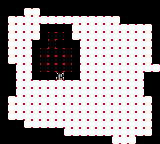

This game map was drawn from its Tiled (.tmx) file and the tilesets committed beside it. A one-line description and the full map source follow:
An orthogonal 20x18 tile map with 8x8 px tiles, 3 tile layers (Types, Collision, Warps), 3 tilesets.

<map version="1.9" tiledversion="1.9.0" orientation="orthogonal" renderorder="right-down" width="20" height="18" tilewidth="8" tileheight="8" infinite="0" nextlayerid="8" nextobjectid="1">
 <editorsettings>
  <export target="../../../../res/tiled/maps/ExampleMap.tmj" format="json" />
 </editorsettings>
 <properties>
  <property name="bottomEdgeWarp" value="ExampleMap2" />
  <property name="rightEdgeWarp" value="ExampleMap3" />
  <property name="warp1" type="class" propertytype="Warp">
   <properties>
    <property name="destinationMap" value="ExampleMapHouseInside" />
    <property name="destinationX" type="int" value="7" />
    <property name="destinationY" type="int" value="9" />
   </properties>
  </property>
 </properties>
 <tileset firstgid="1" source="../Tileset.tsx" />
 <tileset firstgid="7" source="../Boolean.tsx" />
 <tileset firstgid="11" source="../Warps.tsx" />
 <layer id="2" name="Types" width="20" height="18">
  <data encoding="csv">
2,2,2,2,2,2,2,2,2,2,2,2,2,2,2,2,2,2,2,2,
2,2,2,1,1,2,2,2,2,2,2,2,2,2,2,2,2,2,2,2,
2,1,1,1,1,1,1,1,1,1,1,1,1,1,1,2,2,2,2,2,
2,1,1,1,1,2,2,2,2,1,1,1,1,1,1,1,1,1,1,2,
2,1,1,1,1,2,5,5,2,1,1,1,1,1,1,1,1,1,1,2,
2,1,1,1,2,2,5,5,2,2,1,1,1,1,1,1,1,1,1,2,
2,1,1,1,2,5,5,5,5,2,1,1,1,1,1,1,1,1,1,2,
2,1,1,1,2,5,5,5,5,2,1,1,1,1,1,1,1,1,1,2,
2,2,1,1,2,5,5,5,5,2,1,1,1,1,1,1,1,1,1,1,
2,2,1,1,2,2,2,6,2,2,1,1,1,1,1,1,1,1,2,2,
2,2,1,1,1,1,1,1,1,1,1,1,1,1,1,1,1,1,2,2,
2,2,1,1,1,1,1,1,1,1,1,1,1,1,1,1,1,1,2,2,
2,1,1,1,1,1,1,1,1,1,1,1,1,1,1,1,1,1,1,2,
2,1,1,1,1,1,1,1,1,1,1,1,1,1,1,1,1,1,1,2,
2,1,1,1,1,1,1,1,1,1,1,1,1,1,1,1,1,1,1,2,
2,2,2,1,1,1,1,1,1,1,1,1,1,1,1,1,1,1,1,2,
2,2,2,2,2,2,2,2,1,1,1,1,1,1,1,1,1,1,1,2,
2,2,2,2,2,2,2,2,2,2,2,2,2,2,1,1,1,2,2,2
</data>
 </layer>
 <layer id="3" name="Collision" width="20" height="18">
  <data encoding="csv">
10,10,10,10,10,10,10,10,10,10,10,10,10,10,10,10,10,10,10,10,
10,10,10,9,9,10,10,10,10,10,10,10,10,10,10,10,10,10,10,10,
10,9,9,9,9,9,9,9,9,9,9,9,9,9,9,10,10,10,10,10,
10,9,9,9,9,10,10,10,10,9,9,9,9,9,9,9,9,9,9,10,
10,9,9,9,9,10,9,9,10,9,9,9,9,9,9,9,9,9,9,10,
10,9,9,9,10,10,9,10,10,10,9,9,9,9,9,9,9,9,9,10,
10,9,9,9,10,9,9,9,9,10,9,9,9,9,9,9,9,9,9,10,
10,9,9,9,10,9,9,9,9,10,9,9,9,9,9,9,9,9,9,10,
10,10,9,9,10,9,9,9,9,10,9,9,9,9,9,9,9,9,9,9,
10,10,9,9,10,10,10,9,10,10,9,9,9,9,9,9,9,9,10,10,
10,10,9,9,9,9,9,9,9,9,9,9,9,9,9,9,9,9,10,10,
10,10,9,9,9,9,9,9,9,9,9,9,9,9,9,9,9,9,10,10,
10,9,9,9,9,9,9,9,9,9,9,9,9,9,9,9,9,9,9,10,
10,9,9,9,9,9,9,9,9,9,9,9,9,9,9,9,9,9,9,10,
10,9,9,9,9,9,9,9,9,9,9,9,9,9,9,9,9,9,9,10,
10,10,10,9,9,9,9,9,9,9,9,9,9,9,9,9,9,9,9,10,
10,10,10,10,10,10,10,10,9,9,9,9,9,9,9,9,9,9,9,10,
10,10,10,10,10,10,10,10,10,10,10,10,10,10,9,9,9,10,10,10
</data>
 </layer>
 <layer id="6" name="Warps" width="20" height="18" opacity="0">
  <data encoding="csv">
11,11,11,11,11,11,11,11,11,11,11,11,11,11,11,11,11,11,11,11,
11,11,11,11,11,11,11,11,11,11,11,11,11,11,11,11,11,11,11,11,
11,11,11,11,11,11,11,11,11,11,11,11,11,11,11,11,11,11,11,11,
11,11,11,11,11,11,11,11,11,11,11,11,11,11,11,11,11,11,11,11,
11,11,11,11,11,11,11,11,11,11,11,11,11,11,11,11,11,11,11,11,
11,11,11,11,11,11,11,11,11,11,11,11,11,11,11,11,11,11,11,11,
11,11,11,11,11,11,11,11,11,11,11,11,11,11,11,11,11,11,11,11,
11,11,11,11,11,11,11,11,11,11,11,11,11,11,11,11,11,11,11,11,
11,11,11,11,11,11,11,11,11,11,11,11,11,11,11,11,11,11,11,11,
11,11,11,11,11,11,11,12,11,11,11,11,11,11,11,11,11,11,11,11,
11,11,11,11,11,11,11,11,11,11,11,11,11,11,11,11,11,11,11,11,
11,11,11,11,11,11,11,11,11,11,11,11,11,11,11,11,11,11,11,11,
11,11,11,11,11,11,11,11,11,11,11,11,11,11,11,11,11,11,11,11,
11,11,11,11,11,11,11,11,11,11,11,11,11,11,11,11,11,11,11,11,
11,11,11,11,11,11,11,11,11,11,11,11,11,11,11,11,11,11,11,11,
11,11,11,11,11,11,11,11,11,11,11,11,11,11,11,11,11,11,11,11,
11,11,11,11,11,11,11,11,11,11,11,11,11,11,11,11,11,11,11,11,
11,11,11,11,11,11,11,11,11,11,11,11,11,11,11,11,11,11,11,11
</data>
 </layer>
</map>